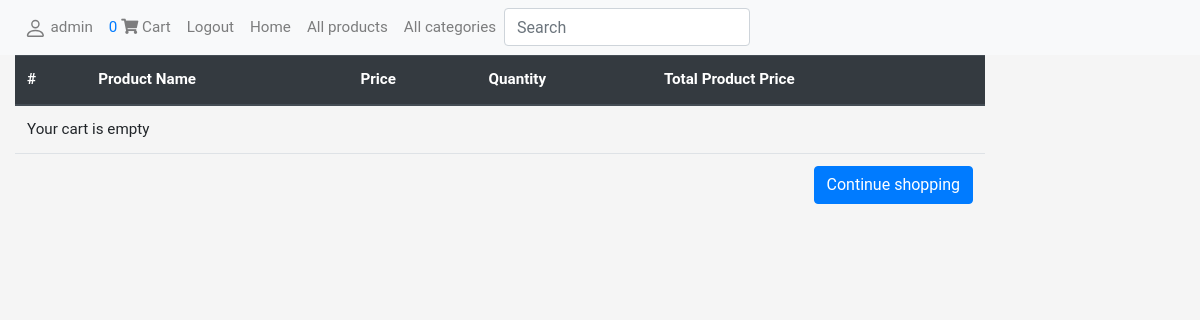
Before: /eshop/order-summary/ (signed in) with the older database file.
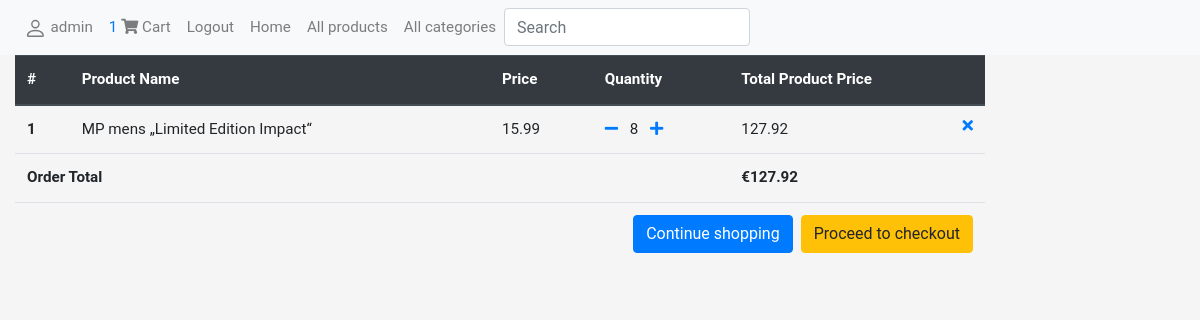
After: the same page with the newer database file.
### eshop/models.py (models this page shows, shortened)
class OrderProduct(models.Model):
    ordered = models.BooleanField(default=False)
    product = models.ForeignKey('Product', on_delete=models.CASCADE)
    quantity = models.IntegerField(default=0)
    order = models.ForeignKey('Order', on_delete=models.CASCADE, null=True)
    def get_total_product_price(self):
        return self.quantity * self.product.price
    def get_final_price(self):
        if self.product.discount_price:
            return self.get_total_discount_product_price()
        else:
            return self.get_total_product_price()

class Product(models.Model):
    name = models.CharField('Name', max_length=200)
    category = models.ForeignKey('Category', on_delete=models.SET_NULL, null=True)
    sub_category = models.ForeignKey('SubCategory', on_delete=models.SET_NULL, null=True)
    description = models.TextField('Description', max_length=1000, help_text='Short description of the product')
    price = models.FloatField('Price', help_text='Price of the product')
    discount_price = models.FloatField(blank=True, null=True)
    picture = models.ImageField('Picture', upload_to='pictures', null=True)
    slug = models.SlugField()

### eshop/views.py (the view)
# urls.py: path('order-summary/', views.OrderSummaryView.as_view(), name='order-summary'),
class OrderSummaryView(LoginRequiredMixin, generic.View):
    def get(self, *args, **kwargs):
        try:
            order = OrderProduct.objects.filter(order__user=self.request.user, ordered=False, order__ordered=False)
            total = 0
            for order_item in order:
                total += order_item.get_final_price()
            context = {
                'object': order,
                'total': round(total, 2)  #allows only 2 decimal after dot
            }
            return render(self.request, 'order_summary.html', context)
        except ObjectDoesNotExist:
            messages.warning(self.request, "You do not have an active order")
            return redirect("/")

### eshop/templatetags/cart_template_tags.py (called while the page is built)
@register.filter
def cart_item_count(user):
    if user.is_authenticated:
        qs = OrderProduct.objects.filter(order__user=user, ordered=False, order__ordered=False)
        if qs:
            return qs.count()
    return 0

### eshop/templates/order_summary.html
{% extends "base.html" %}
{% block content %}
<div class="container-fluid justify-content-center">
<table class="table pr-0">
  <thead class="thead-dark">
    <tr>
      <th scope="col">#</th>
      <th scope="col">Product Name</th>
      <th scope="col">Price</th>
      <th scope="col">Quantity</th>
      <th scope="col">Total Product Price</th>
    </tr>
  </thead>
  <tbody>
    {% for order_item in object %}
    <tr>
      <th scope="row">{{ forloop.counter }}</th>
      <td>{{ order_item.product.name }}</td>
      <td>{% if order_item.product.discount_price %}
          {{ order_item.product.discount_price }}
          {% else %}
          {{ order_item.product.price }}
          {% endif %}
      </td>
      <td>
          <a href="{% url 'eshop:remove-from-cart' order_item.product.slug %}" ><i class="fas fa-minus mr-2"></i></a>
          {{ order_item.quantity }}
          <a href="{% url 'eshop:add-to-cart' order_item.product.slug %}"><i class="fas fa-plus ml-2"></i></a></td>
      <td>
          {% if order_item.product.discount_price %}
          {{ order_item.get_total_discount_product_price }}
          <span class="badge badge-info">Saving: €{{ order_item.get_total_savings }}</span>
          {% else %}
          {{ order_item.get_total_product_price }}
          {% endif %}
          <a href="{% url 'eshop:full-remove-from-cart' order_item.product.slug %}"><i class="fas fa-times float-right"></i></a>
      </td>
    </tr>
    {% endfor %}
    {% if total < 0.01 %}
    <tr>
        <td colspan="6">Your cart is empty</td>
    </tr>
    <tr>
        <td colspan="6">
            <a class="btn btn-primary float-right" href="/">Continue shopping</a>
        </td>
    </tr>
    {% else %}
    <tr>
        <td colspan="4"><strong>Order Total</strong></td>
        <td><strong>€{{ total }}</strong></td>
    </tr>
    <tr>
        <td colspan="6">
            <a class="btn btn-warning float-right ml-2" href="">Proceed to checkout</a>
            <a class="btn btn-primary float-right" href="/">Continue shopping</a>
        </td>
    </tr>
    {% endif %}
  </tbody>
</table>
</div>
{% endblock %}

### eshop/templates/base.html (shortened to what this page needs)
<!DOCTYPE html>
<html lang="en">
<head>
  <link rel="stylesheet" href="https://use.fontawesome.com/releases/v5.8.1/css/all.css">
  <link rel="stylesheet" href="https://stackpath.bootstrapcdn.com/bootstrap/4.2.1/css/bootstrap.min.css">
  {% load static %}
  {% load cart_template_tags %}
  <link rel="stylesheet" href="{% static 'css/styles.css' %}">
</head>
<body>
<nav class="navbar navbar-expand-lg navbar-light bg-light">
    <div class="collapse navbar-collapse" id="navbarSupportedContent">
      {% block sidebar %}
        <ul class="navbar-nav mr-auto">
          {% if user.is_authenticated %}
            <li class="nav-item">
              <a class="nav-link" href="#">
            {{ user.get_username }}
              </a>
            </li>
             <li class="nav-item">
                <a href="{% url 'eshop:order-summary' %}" class="nav-link waves-effect">
                  <span class="red z-depth-1 text-primary"> {{ request.user|cart_item_count }} </span>
                  <i class="fas fa-shopping-cart"></i>
                  <span class="clearfix d-none d-sm-inline-block"> Cart </span>
                </a>
             </li>
            <li class="nav-item"><a class="nav-link" href="{% url 'logout' %}">Logout</a></li>
          {% else %}
            <li class="nav-item"><a class="nav-link" href="{% url 'login' %}?next=/">Login</a></li>
            <li class="nav-item"><a class="nav-link" href="{% url 'eshop:register' %}">Register</a></li>
          {% endif %}
          <li class="nav-item"><a class="text-decoration-none nav-link" href="{% url 'eshop:index' %}">Home</a></li>
          <li class="nav-item"><a class="text-decoration-none nav-link" href="{% url 'eshop:products' %}">All products</a></li>
          <li class="nav-item"><a class="text-decoration-none nav-link" href="{% url 'eshop:categories' %}">All categories</a></li>
          <li class="nav-item">
            <form action="{% url 'eshop:search' %}" method="get" class="form-inline my-2 my-lg-0">
            <input name="query" class="form-control" type="text" placeholder="Search">
            </form>
          </li>
        </ul>
     {% endblock %}
      </div>
    </nav>
      <div class="col-sm-10 p-0">{% block content %}{% endblock %}</div>
</body>
</html>

Changed rows visible on the page:
added OrderProduct: product.name "MP mens „Limited Edition Impact“", product.price "15.99", quantity "8", get_total_product_price "127.92"
Other visible differences:
{{ request.user|cart_item_count }}: "0" → "1"
{{ total }}: (not shown) → "127.92"
text no longer shown: "Your cart is empty"
text now shown: "Order Total € Proceed to checkout"
